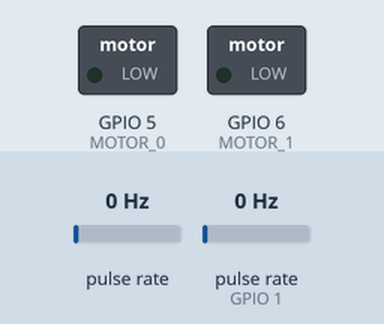
Bench run of a sketch on a simulated ESP32-S3. Parts: switched loads named in the sketch (green lamp = pin HIGH). Wiring (inferred from the names in the program): 2 × pulse sensor: data GPIO 0 / data GPIO 1. Inputs (shaded band) come from the test bench; at power-on: pulse rate 0 Hz, pulse rate (sensor on GPIO 1) 0 Hz.

Above: at 1.2 s.
1.3 s: pulse rate (sensor 0) set to 50 Hz
At 1.9 s:
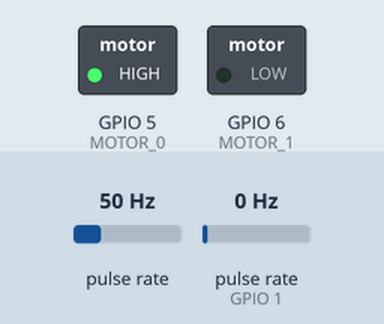
Timing chart, 0 to 4.3 s (numbered marks = the images above; inputs shaded):
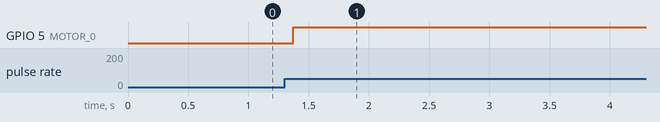

The sketch:

pid.ino
```cpp
const int MOTOR_0 = 5;
const int MOTOR_1 = 6;
int LEDC_0 = 0;
int LEDC_1 = 1;
int LEDC_FREQ = 5000;
int LEDC_RES = 12;

const int ENCODER_0 = 0;
const int ENCODER_1 = 1;

int encoderCount_0 = 0;
int encoderCount_1 = 0;
volatile unsigned long prevTime_0 = 0;
volatile unsigned long prevTime_1 = 0;

float Kp = 2, Ki = 0.3, Kd = 0.001;
// float Setpoint_0 = 50.0;  // seems unused
float last_RPM_0 = 0;
float last_RPM_1 = 0;
float integral_0 = 0;
float integral_1 = 0;
float derivative_0 = 0;
float derivative_1 = 0;

// int Output_0 = 0;  // seems unused
float RPM_0 = 0.0;
float RPM_1 = 0.0;
float deltaTime_0 = 0.0;
float deltaTime_1 = 0.0;

unsigned long lastTime_0 = 0;
unsigned long lastTime_1 = 0;
// unsigned long currentTime_0 = 0;  // seems usused

int call_PID_flag_0 = 0;
int call_PID_flag_1 = 0;


int calculatePID_0(float setpoint, float Kp, float Ki, float Kd, float &lastInput, unsigned long &lastTime, float RPM_val) {
  float error = setpoint - RPM_val;
  // float integral = integral + error;
  integral_0 = integral_0 + error;
  derivative_0 = 1000 * (RPM_val - last_RPM_0) / 1;
  int output = Kp * error + Ki * integral_0 + constrain(Kd * derivative_0, -0.1 * Kp * error, 0.1 * Kp * error);
  output = constrain(output, -80, 40);

  last_RPM_0 = RPM_val;
  return output;
}


int calculatePID_1(float setpoint, float Kp, float Ki, float Kd, float &lastInput, unsigned long &lastTime, float RPM_val) {
  float error = setpoint - RPM_val;
  // float integral = integral + error;
  integral_1 = integral_1 + error;
  derivative_1 = 1000 * (RPM_val - last_RPM_1) / 1;
  int output = Kp * error + Ki * integral_1 + constrain(Kd * derivative_1, -0.1 * Kp * error, 0.1 * Kp * error);
  output = constrain(output, -80, 40);

  last_RPM_1 = RPM_val;
  return output;
}


void setup() {
  Serial.begin(115200);

  ledcSetup(LEDC_0, LEDC_FREQ, LEDC_RES);
  ledcSetup(LEDC_1, LEDC_FREQ, LEDC_RES);
  ledcAttachPin(MOTOR_0, LEDC_0);
  ledcAttachPin(MOTOR_1, LEDC_1);

  // Set encoder and photointerrupter pins as inputs
  pinMode(ENCODER_0, INPUT_PULLUP);
  pinMode(ENCODER_1, INPUT_PULLUP);
  // Attach an interrupt for the encoder signal
  attachInterrupt(digitalPinToInterrupt(ENCODER_0), handleEncoderInterrupt_0, HIGH);
  attachInterrupt(digitalPinToInterrupt(ENCODER_1), handleEncoderInterrupt_1, HIGH);
}


void loop() {
  int setpoint = 70;

  if (call_PID_flag_0 == 1) {
    int output = calculatePID_0(setpoint, Kp, Ki, Kd, last_RPM_0, lastTime_0, RPM_0);
    int motorSpeed = map(output, -80, 40, 4095, 0);

    ledcWrite(LEDC_0, motorSpeed);
    // Serial.print("PWM: ");
    // Serial.println(motorSpeed);
    call_PID_flag_0 = 0;
    encoderCount_0 = 0;
  }
  //delay(50);
}


void handleEncoderInterrupt_0() {
  encoderCount_0++;
  if (encoderCount_0 == 1) {
    call_PID_flag_0 = 1;
    unsigned long currentTime = millis();
    deltaTime_0 = (currentTime - lastTime_0);  // Convert milliseconds to seconds
    RPM_0 = (60 * 1 * 1000) / (20 * deltaTime_0);
    lastTime_0 = currentTime;
  }
}

void handleEncoderInterrupt_1() {
  encoderCount_1++;
  if (encoderCount_1 == 1) {
    call_PID_flag_1 = 1;
    unsigned long currentTime = millis();
    deltaTime_1 = (currentTime - lastTime_1);  // Convert milliseconds to seconds
    RPM_1 = (60 * 1 * 1000) / (20 * deltaTime_1);
    lastTime_1 = currentTime;
  }
}
```

Measured:
- after the input at 1.3 s, GPIO 5 (MOTOR_0): LOW → HIGH after 0.07 s
